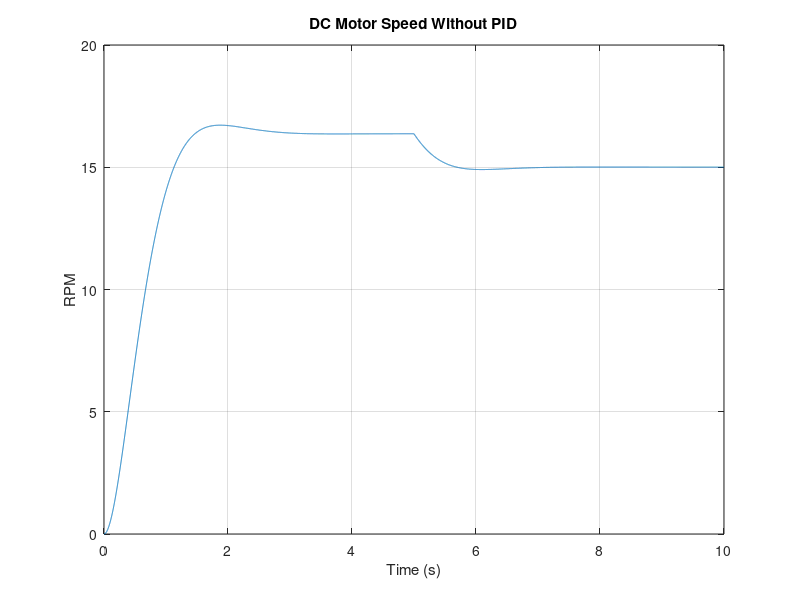
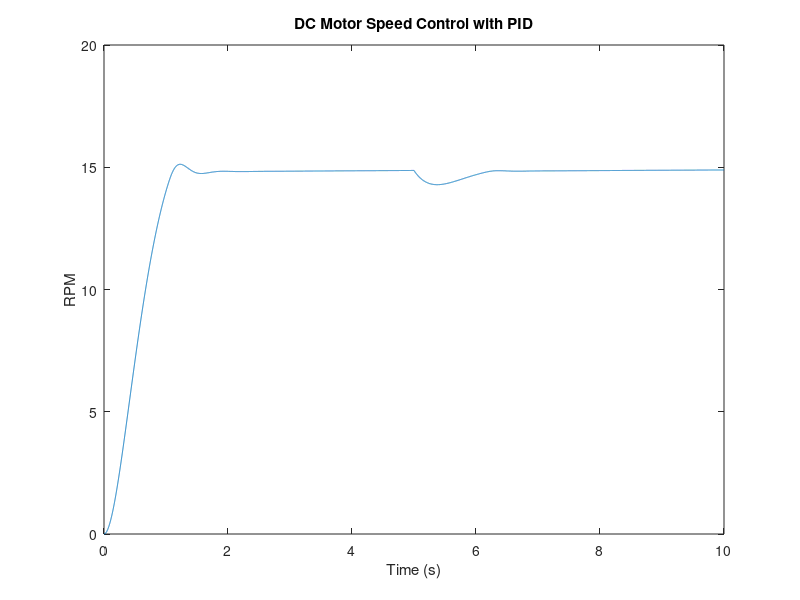

The MATLAB script that drew these images, in order: (Note: this script raises an error after producing the figures.)
%%
% DC Motor Speed Control with PID

r = 5;              % Motor winding resistance
L = 2;              % Winding inductance
Ke = 3;             % Back-EMF constant
Kt = 10;            % Current to torque constant
J = 5;              % Rotor inertia
B = 8;              % Mechanical friction

Dt = 0.001;         % Time step
Tsim = 10;          % Simulation duration
t = 0:Dt:Tsim;      % Time axis

% Initial motor values
current = zeros(size(t));
omega = zeros(size(t));

current(1) = 0;
omega(1) = 0;

V = 12;
T_load = 0;

% Motor response without PID
for i = 2:length(t)

    % Apply load torque after 5 seconds
    if t(i) < 5
        T_load = 0;
    else
        T_load = 2;
    end

    % Electrical equation
    Di = (V - current(i-1)*r - Ke*omega(i-1)) / L;

    % Mechanical equation
    Dw = (Kt*current(i-1) - B*omega(i-1) - T_load) / J;

    % Update motor values
    current(i) = current(i-1) + Di*Dt;
    omega(i) = omega(i-1) + Dw*Dt;
end

% Convert angular speed to RPM
RPM = omega * 60 / (2*pi);

% Plot motor response without PID
figure
plot(t,RPM)
xlabel("Time (s)")
ylabel("RPM")
title("DC Motor Speed Without PID")
grid on


% PID parameters
RPM_target = 15;

Kp = 10;
Ki = 1.1;
Kd = 0.5;

integral = 0;
Prev_error = 0;

% Initial PID motor values
current_pid = zeros(size(t));
omega_pid = zeros(size(t));
RPM_pid = zeros(size(t));

current_pid(1) = 0;
omega_pid(1) = 0;
RPM_pid(1) = 0;


% PID control loop
for i = 2:length(t)

    % Calculate speed error
    error = RPM_target - RPM_pid(i-1);

    % Integral term
    integral = integral + error*Dt;

    % Derivative term
    derivative = (error - Prev_error)/Dt;

    % Calculate control voltage
    V = Kp*error + Ki*integral + Kd*derivative;

    % Limit voltage between 0 and 12 V
    V = max(0,min(V,12));

    Prev_error = error;

    % Apply load after 5 seconds
    if t(i) < 5
        T_load = 0;
    else
        T_load = 2;
    end

    % Electrical equation
    Di_pid = (V - current_pid(i-1)*r - Ke*omega_pid(i-1)) / L;

    % Mechanical equation
    Dw_pid = (Kt*current_pid(i-1) - B*omega_pid(i-1) - T_load) / J;

    % Update motor values
    current_pid(i) = current_pid(i-1) + Di_pid*Dt;
    omega_pid(i) = omega_pid(i-1) + Dw_pid*Dt;

    % Convert speed to RPM
    RPM_pid(i) = omega_pid(i)*60/(2*pi);
end


% PID performance analysis

% Final speed and steady-state error
final_rpm = RPM_pid(end);
steady_state = RPM_target - final_rpm;

fprintf("Final RPM = %.3f RPM\n",final_rpm);
fprintf("Steady-State Error = %.3f RPM\n",steady_state);


% Maximum speed and overshoot
max_rpm = max(RPM_pid);
overshoot = ((max_rpm - RPM_target)/RPM_target)*100;

fprintf("Maximum RPM = %.2f RPM\n",max_rpm);
fprintf("Overshoot = %.2f %%\n",overshoot);


% Define 2 percent settling band
tolerance = 0.02;
limit = RPM_target*tolerance;

lower_limit = RPM_target - limit;
upper_limit = RPM_target + limit;

settling_time = 0;
settled = false;


% Find settling time
for i = 2:length(RPM_pid)

    if RPM_pid(i) >= lower_limit && RPM_pid(i) <= upper_limit

        settled = true;

        % Check if the response leaves the band later
        for j = i+1:length(RPM_pid)

            if RPM_pid(j) < lower_limit || RPM_pid(j) > upper_limit
                settled = false;
                break;
            end
        end

        if settled
            settling_time = t(i);
            break;
        end
    end
end

fprintf("Settling Time = %.3f s\n",settling_time);


% Calculate rise time
T10 = RPM_target*0.10;
T90 = RPM_target*0.90;

t10 = 0;
t90 = 0;

for i = 1:length(RPM_pid)

    if RPM_pid(i) >= T10 && t10 == 0
        t10 = t(i);
    end

    if RPM_pid(i) >= T90 && t90 == 0
        t90 = t(i);
    end
end

rise_time = t90 - t10;

fprintf("Rise Time = %.3f s\n",rise_time);


% Plot PID controlled response
figure
plot(t,RPM_pid)

xlabel("Time (s)")
ylabel("RPM")
title("DC Motor Speed Control with PID")

% Target speed
yline(RPM_target,'r--')

% 2 percent settling limits
yline(lower_limit,'k--')
yline(upper_limit,'k--')

grid on
